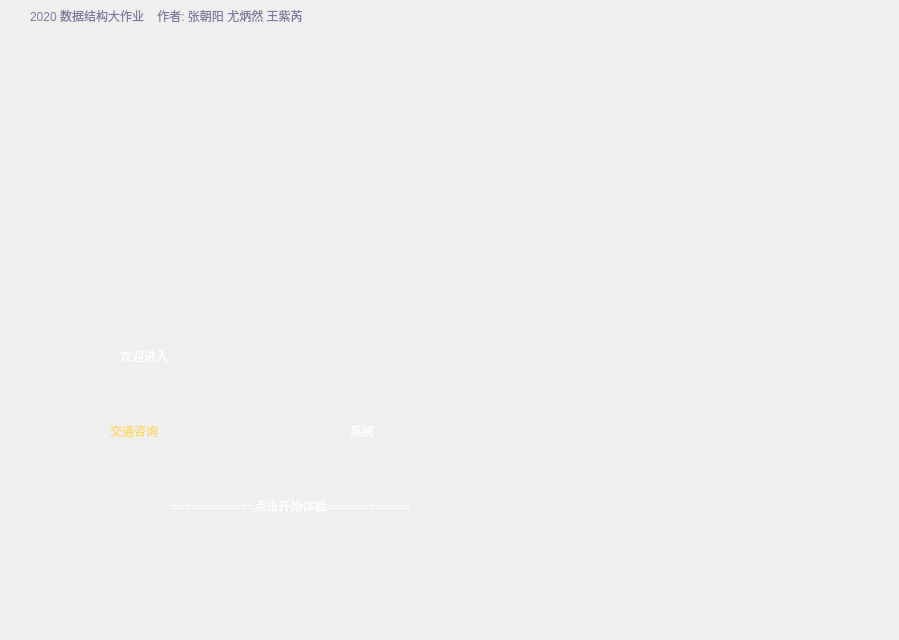
<?xml version="1.0" encoding="UTF-8"?>
<ui version="4.0">
 <class>Form</class>
 <widget class="QWidget" name="Form">
  <property name="geometry">
   <rect>
    <x>0</x>
    <y>0</y>
    <width>899</width>
    <height>640</height>
   </rect>
  </property>
  <property name="windowTitle">
   <string>Form</string>
  </property>
  <widget class="QLabel" name="lbl_bg">
   <property name="geometry">
    <rect>
     <x>0</x>
     <y>0</y>
     <width>901</width>
     <height>641</height>
    </rect>
   </property>
   <property name="minimumSize">
    <size>
     <width>901</width>
     <height>641</height>
    </size>
   </property>
   <property name="maximumSize">
    <size>
     <width>901</width>
     <height>641</height>
    </size>
   </property>
   <property name="styleSheet">
    <string notr="true">QLabel{
	border-radius:10px;
}
</string>
   </property>
   <property name="text">
    <string/>
   </property>
  </widget>
  <widget class="QLabel" name="label_3">
   <property name="geometry">
    <rect>
     <x>30</x>
     <y>0</y>
     <width>521</width>
     <height>31</height>
    </rect>
   </property>
   <property name="styleSheet">
    <string notr="true">color:rgb(126,124,160);
font: 14pt &quot;Avenir Next Condensed&quot;;</string>
   </property>
   <property name="text">
    <string>2020 数据结构大作业    作者: 张朝阳 尤炳然 王紫芮</string>
   </property>
  </widget>
  <widget class="QLabel" name="label_2">
   <property name="geometry">
    <rect>
     <x>120</x>
     <y>330</y>
     <width>231</width>
     <height>51</height>
    </rect>
   </property>
   <property name="styleSheet">
    <string notr="true">QLabel{
	font: 48pt &quot;Hannotate SC&quot;;
	color:white
}</string>
   </property>
   <property name="text">
    <string>欢迎进入</string>
   </property>
  </widget>
  <widget class="QLabel" name="label_4">
   <property name="geometry">
    <rect>
     <x>110</x>
     <y>400</y>
     <width>241</width>
     <height>61</height>
    </rect>
   </property>
   <property name="styleSheet">
    <string notr="true">QLabel{
	font: 60pt &quot;Hannotate SC&quot;;
	color:rgb(255,217,102);
}</string>
   </property>
   <property name="text">
    <string>交通咨询</string>
   </property>
  </widget>
  <widget class="QLabel" name="label_5">
   <property name="geometry">
    <rect>
     <x>350</x>
     <y>400</y>
     <width>121</width>
     <height>61</height>
    </rect>
   </property>
   <property name="styleSheet">
    <string notr="true">QLabel{
	font: 60pt &quot;Hannotate SC&quot;;
	color:white
}</string>
   </property>
   <property name="text">
    <string>系统</string>
   </property>
  </widget>
  <widget class="QPushButton" name="pushButton">
   <property name="geometry">
    <rect>
     <x>120</x>
     <y>490</y>
     <width>341</width>
     <height>31</height>
    </rect>
   </property>
   <property name="styleSheet">
    <string notr="true">QPushButton{
	font: 16pt &quot;Heiti SC&quot;;
	border-radius:10px;
	color:white
}

QPushButton:hover{
	background-color: rgb(255,217,102);
}


QPushButton:pressed{
	background-color: rgb(46,49,146);
}</string>
   </property>
   <property name="text">
    <string>============点击开始体验============</string>
   </property>
  </widget>
 </widget>
 <resources/>
 <connections>
  <connection>
   <sender>pushButton</sender>
   <signal>clicked()</signal>
   <receiver>Form</receiver>
   <slot>close()</slot>
   <hints>
    <hint type="sourcelabel">
     <x>290</x>
     <y>499</y>
    </hint>
    <hint type="destinationlabel">
     <x>449</x>
     <y>319</y>
    </hint>
   </hints>
  </connection>
 </connections>
</ui>
